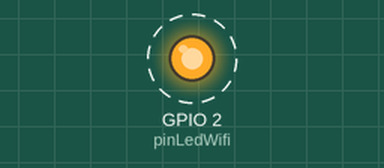
This sketch was run on a simulated ESP32. Parts: output pins drawn as LEDs (lit = HIGH). Dashed ring = blinking. WiFi joins after 1.5 s; servers stay silent unless stated; what the sketch prints to the serial monitor is not drawn.

Above: at 1.55 s.
Timing chart, 0 to 4.5 s (numbered marks = the images above):
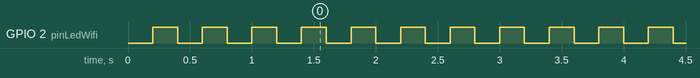

Measured:
- by itself, GPIO 2 (pinLedWifi): alternates HIGH for 0.20 s and LOW for 0.20 s

The sketch:

wifi.ino
```cpp
#include <WiFiManager.h> // https://github.com/tzapu/WiFiManager
#include <Ticker.h>
#define pinLedWifi 2//D4

Ticker ticker; //instancia de la clase ticker

void parpadeoLedWifi(){
  byte estado = digitalRead(pinLedWifi);
  digitalWrite(pinLedWifi,!estado);
}

void setup() {
    pinMode(pinLedWifi, OUTPUT);

  //Empezamos el temporizador que hace parpadear el led
  ticker.attach(0.2, parpadeoLedWifi);

    WiFi.mode(WIFI_STA); // explicitly set mode, esp defaults to STA+AP
    // it is a good practice to make sure your code sets wifi mode how you want it.

    // put your setup code here, to run once:
    Serial.begin(115200);

    //WiFiManager, Local intialization. Once its business is done, there is no need to keep it around
    WiFiManager wm;

    // reset settings - wipe stored credentials for testing
    // these are stored by the esp library
    //wm.resetSettings();

    // Automatically connect using saved credentials,
    // if connection fails, it starts an access point with the specified name ( "AutoConnectAP"),
    // if empty will auto generate SSID, if password is blank it will be anonymous AP (wm.autoConnect())
    // then goes into a blocking loop awaiting configuration and will return success result

    bool res;
    // res = wm.autoConnect(); // auto generated AP name from chipid
    res = wm.autoConnect("AutoConnectAP"); // anonymous ap
    //res = wm.autoConnect("AutoConnectAP","password"); // password protected ap

    if(!res) {
        Serial.println("Failed to connect");
        // ESP.restart();
    }
    else {
        //if you get here you have connected to the WiFi
        Serial.println("connected...yeey :)");
    }
    //Paramos el temporizador
  //ticker.detach();

  //apagamos el led
  //digitalWrite(pinLedWifi, HIGH);
}

void loop() {
    // put your main code here, to run repeatedly:
    Serial.println("here...yeey :)");
    delay(1000);
}
```
